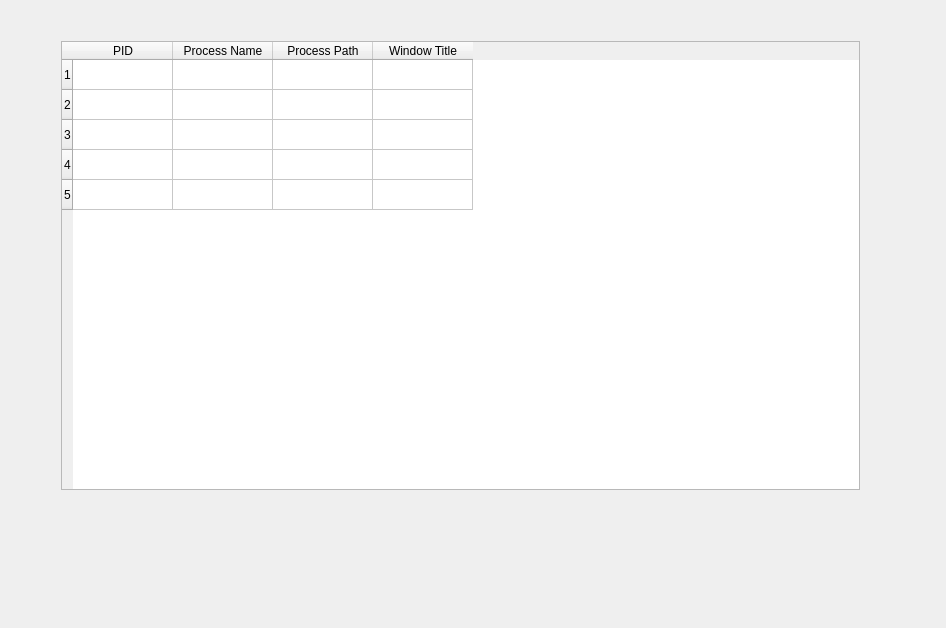
<?xml version="1.0" encoding="UTF-8"?>
<ui version="4.0">
 <class>ProcessListDlg</class>
 <widget class="QDialog" name="ProcessListDlg">
  <property name="geometry">
   <rect>
    <x>0</x>
    <y>0</y>
    <width>946</width>
    <height>628</height>
   </rect>
  </property>
  <property name="windowTitle">
   <string>Process List</string>
  </property>
  <widget class="QWidget" name="verticalLayoutWidget">
   <property name="geometry">
    <rect>
     <x>50</x>
     <y>30</y>
     <width>821</width>
     <height>471</height>
    </rect>
   </property>
   <layout class="QVBoxLayout" name="verticalLayout">
    <item>
     <widget class="QTableWidget" name="tableProcesses">
      <property name="rowCount">
       <number>5</number>
      </property>
      <property name="columnCount">
       <number>4</number>
      </property>
      <row/>
      <row/>
      <row/>
      <row/>
      <row/>
      <column>
       <property name="text">
        <string>PID</string>
       </property>
      </column>
      <column>
       <property name="text">
        <string>Process Name</string>
       </property>
      </column>
      <column>
       <property name="text">
        <string>Process Path</string>
       </property>
      </column>
      <column>
       <property name="text">
        <string>Window Title</string>
       </property>
      </column>
     </widget>
    </item>
   </layout>
  </widget>
 </widget>
 <layoutdefault spacing="6" margin="11"/>
 <resources/>
 <connections/>
</ui>
